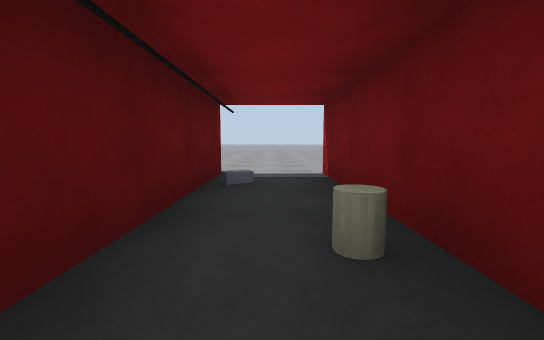
[1] (above)

16 first-person views from a walk through a robot-simulator world made for Gazebo. The camera is 0.94 m above the floor, tilts 6° down and sees 90° across. The floor is counted in squares, 2 m on a side. Each view is taken from the middle of a square. On the plan, view 1 faces up. The plan holds only what a view shows up to about 9 squares ahead; the rest is blank. The place goes on beyond the plan.

[2]
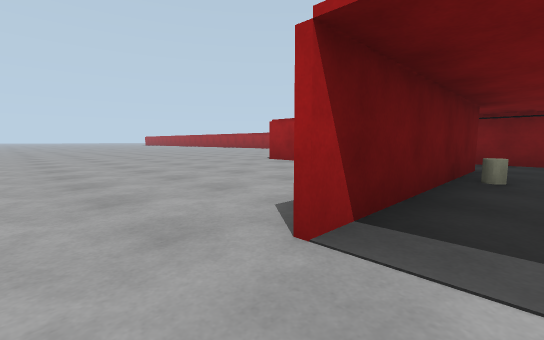

[3]
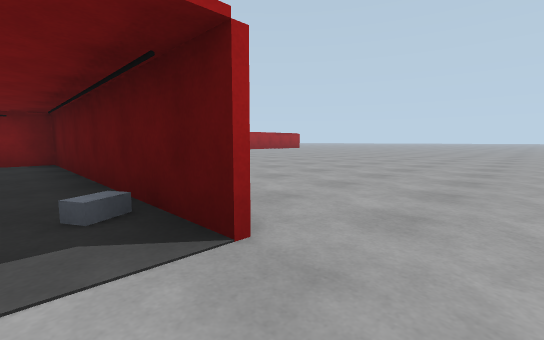

[4]
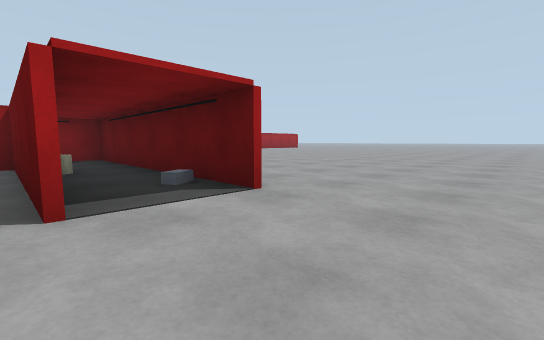

[5]
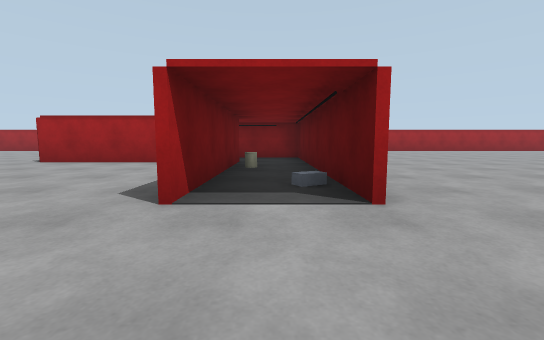

[6]
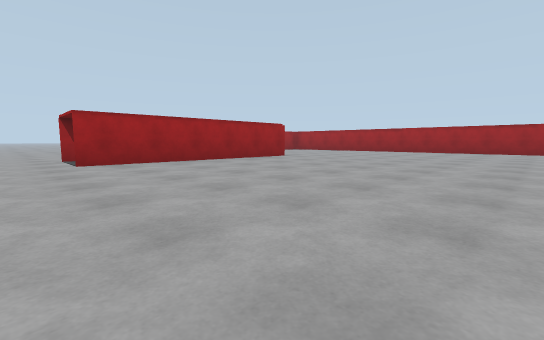

[7]
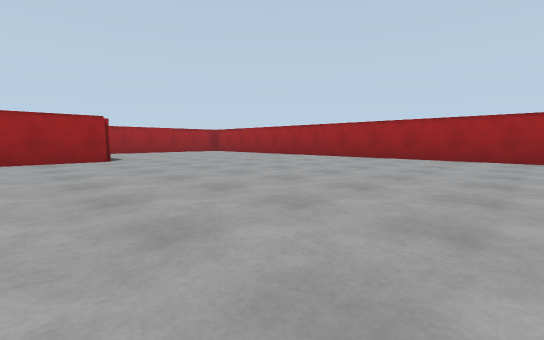

[8]
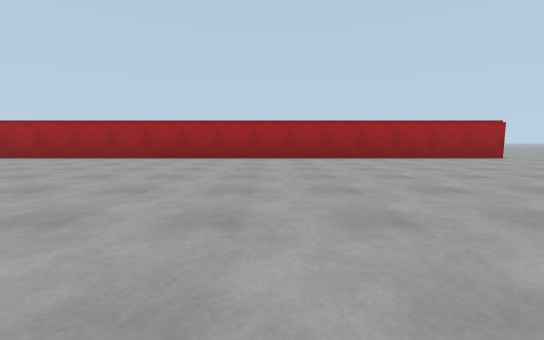

[9]
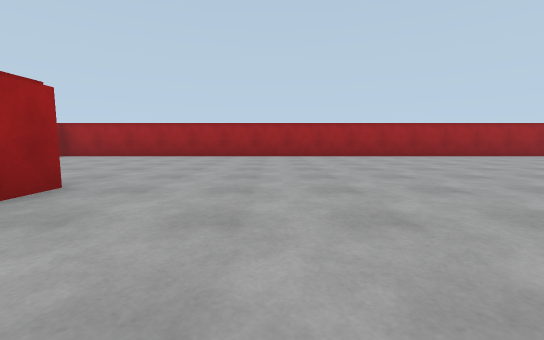

[10]
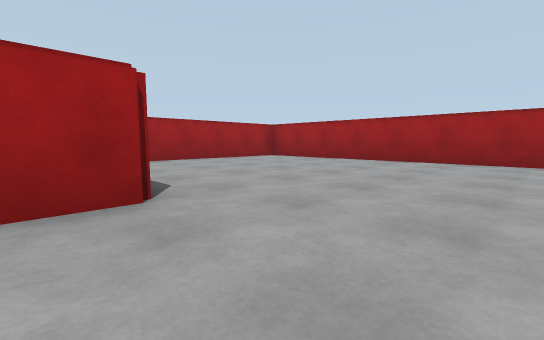

[11]
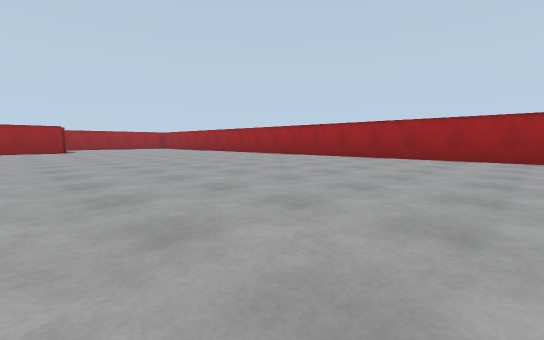

[12]
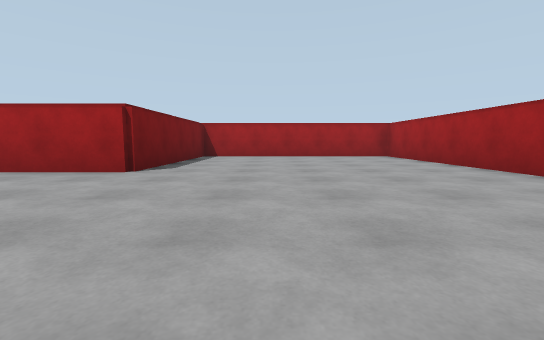

[13]
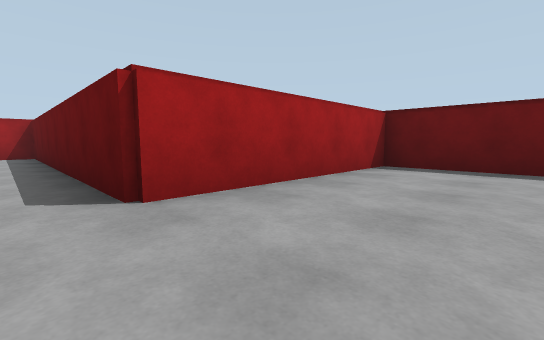

[14]
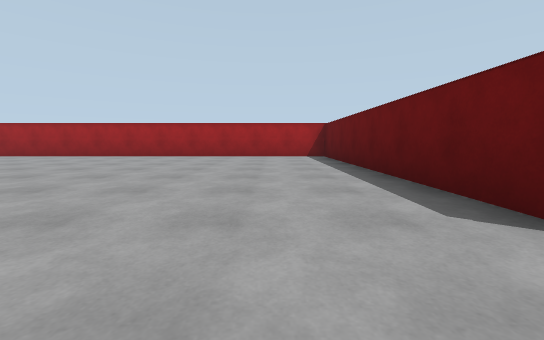

[15]
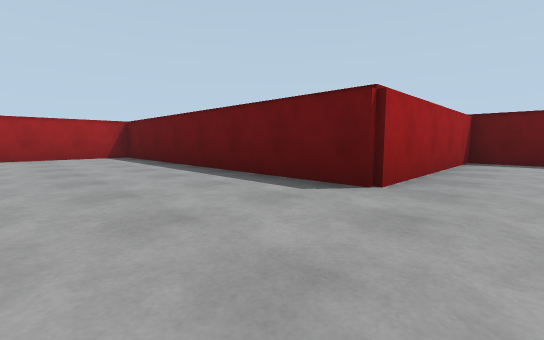

[16]
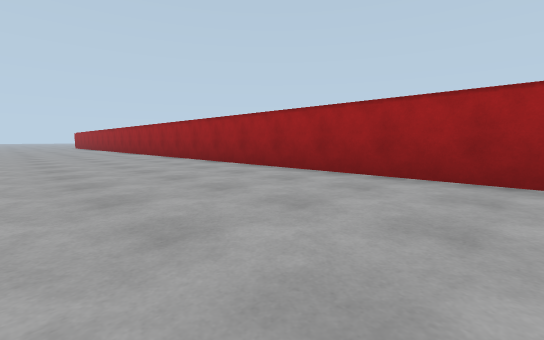

### Floor plan
Key: @ floor where view 1 was taken; # wall or solid block; . floor; B grey box; A barrel; T thing the floor can be seen under or through; O other object.
Columns run from 14 left of view 1 to 23 right of it. Each row starts with its distance up from view 1.
  6    .............
  5    .......................
  4    ..........#.#..........
  3     .........#B#.........
  2      ........#.#........
  1       .......#AT.......
  0 .............#@TTTT#...
 -1 .............#.....#....
 -2 .............#######.....
 -3 .................. #......
 -4 ..................  ..................
 -5 .................. #..................
 -6 .................. #.................
 -7 ..................##................
 -8 #####OOOOOOO  OOOOO######  #########

Positions as (right, up) in squares from view 1, and headings:
1: (0, 0), facing up
2: (0, 5), facing down-right
3: (0, 5), facing down-left
4: (1, 6), facing down-left
5: (0, 6), facing down
6: (-7, 5), facing down-right
7: (-8, 0), facing down-right
8: (-9, 0), facing down
9: (-3, 1), facing down
10: (-3, -1), facing down-right
11: (-14, 0), facing down-right
12: (-5, -4), facing right
13: (6, 2), facing down-left
14: (7, 1), facing down
15: (8, 1), facing down-left
16: (12, -4), facing down-right
